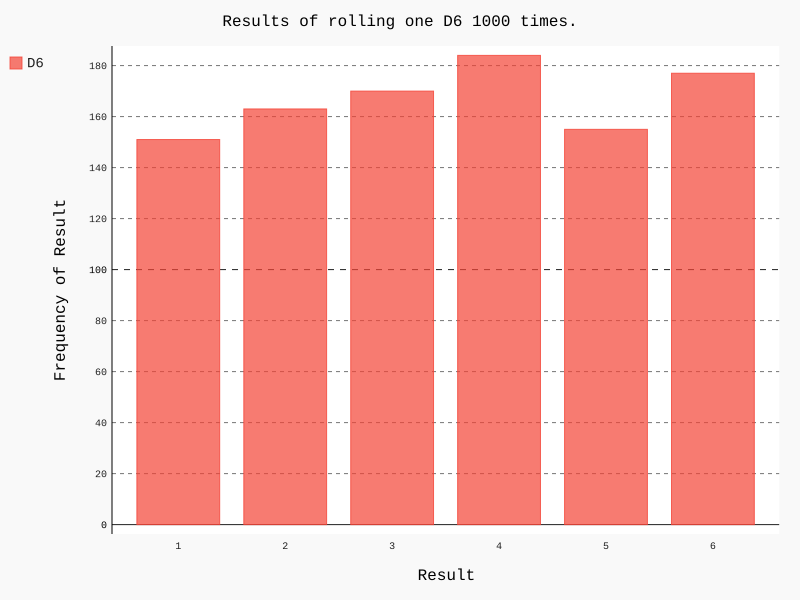

Generate this figure with Python:
from die import Die
import pygal
#创建一个Die
die=Die()

#掷几次骰子,并将结果存储在一个列表中
results=[]
for roll_num in range(1000):
    result=die.roll()
    results.append(result)

#分析结果
frequencies=[]
for value in range(1,die.num_sides+1):
    frequency=results.count(value)
    frequencies.append(frequency)


#对结果进行可视化
hist=pygal.Bar()

hist.title="Results of rolling one D6 1000 times."
hist.x_labels=['1','2','3','4','5','6']
hist.x_title="Result"
hist.y_title="Frequency of Result"

hist.add('D6',frequencies)
hist.render_to_file('die_visual.svg')



    
